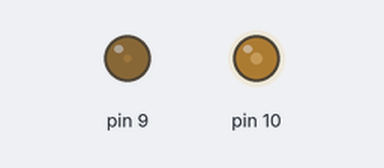
A sketch run on a simulated Arduino Uno, built with avr-gcc and run on an emulated ATmega328P. On the bench: output pins drawn as LEDs (lit = HIGH).

Above: at 0.05 s.
At 0.35 s:
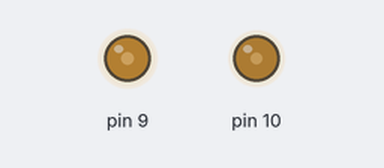
At 0.65 s:
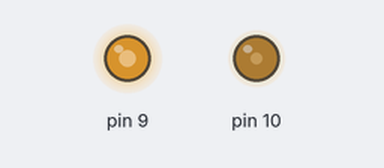
Timing chart, 0 to 3.0 s (numbered marks = the images above):
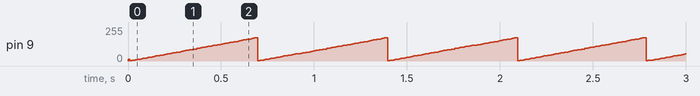

The sketch:

pwm_con_dc.ino
```cpp
#include "PWM.h"

String header;
void setup(){
  Serial.begin(9600);
  cli();
  PWM_init(100);
  sei();

  PWM_setDutyA(5);
  PWM_setDutyB(30);

  PWM_on();


}
void fade(){
  for(int i=1; i<70; i++){
    PWM_setDutyA(i);
    delay(10);
  }
}

void loop(){
  fade();

}
```

PWM.h
```cpp
int _freq = 0;


void PWM_init(int freq)
{
  //Operation Mode = Fast PWM
  TCCR1A &=~ (1<<WGM10);
  TCCR1A |=  (1<<WGM11);
  TCCR1B |=  (1<<WGM12);
  TCCR1B |=  (1<<WGM13);

  //Compare value
  _freq = freq;
  ICR1 = (F_CPU/1024/_freq) - 1;
}

void PWM_on()
{
  TCNT1 = 0x0000;
  //N = 1024
  TCCR1B |=  (1<<CS10);
  TCCR1B &=~ (1<<CS11);
  TCCR1B |=  (1<<CS12);
}

void PWM_off()
{
  //Clock setting T1clock = 0 Hz
  TCCR1B &=~ (1<<CS10);
  TCCR1B &=~ (1<<CS11);
  TCCR1B &=~ (1<<CS12);
}

void PWM_setDutyA(int duty)
{
  //Pin configuration (9)
  DDRB |= (1<<DDB1);

  //Output active
  TCCR1A &=~ (1<<COM1A0);
  TCCR1A |=  (1<<COM1A1);

  OCR1A = (((F_CPU/1024/_freq) - 1)*duty)/100;
}

void PWM_setDutyB(int duty)
{
  //Pin configuration (10)
  DDRB |= (1<<DDB2);

  //Output active
  TCCR1A &=~ (1<<COM1B0);
  TCCR1A |=  (1<<COM1B1);

  OCR1B = (((F_CPU/1024/_freq) - 1)*duty)/100;
}
```
